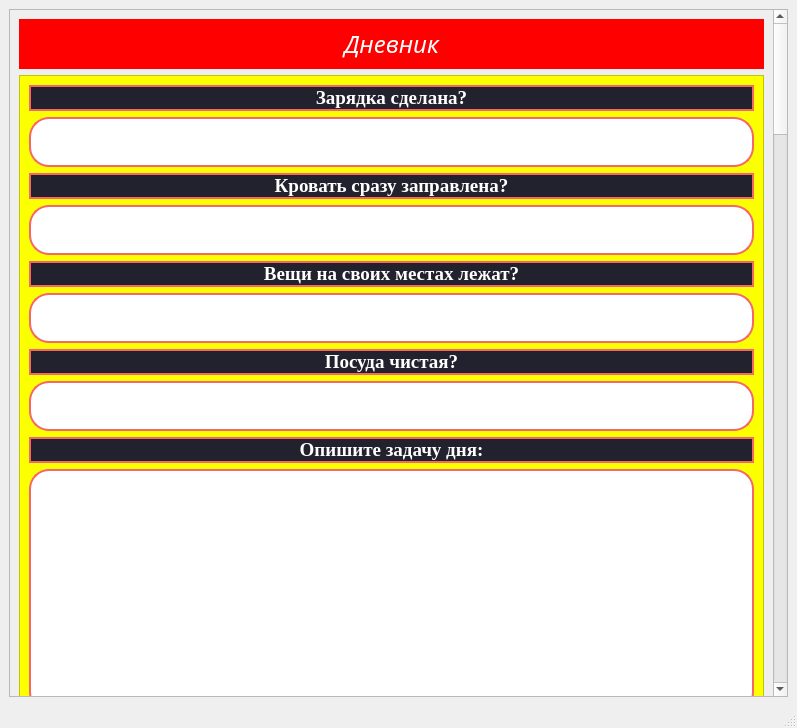
<?xml version="1.0" encoding="UTF-8"?>
<ui version="4.0">
 <class>MainWindow</class>
 <widget class="QMainWindow" name="MainWindow">
  <property name="geometry">
   <rect>
    <x>0</x>
    <y>0</y>
    <width>797</width>
    <height>728</height>
   </rect>
  </property>
  <property name="windowTitle">
   <string>MainWindow</string>
  </property>
  <widget class="QWidget" name="centralwidget">
   <layout class="QHBoxLayout" name="horizontalLayout">
    <item>
     <widget class="QScrollArea" name="scrollArea">
      <property name="widgetResizable">
       <bool>true</bool>
      </property>
      <widget class="QWidget" name="scrollAreaWidgetContents">
       <property name="geometry">
        <rect>
         <x>0</x>
         <y>-3115</y>
         <width>752</width>
         <height>4081</height>
        </rect>
       </property>
       <layout class="QGridLayout" name="gridLayout">
        <item row="0" column="0">
         <widget class="QLabel" name="label">
          <property name="minimumSize">
           <size>
            <width>0</width>
            <height>50</height>
           </size>
          </property>
          <property name="font">
           <font>
            <family>Monotype Corsiva</family>
            <pointsize>18</pointsize>
            <italic>true</italic>
           </font>
          </property>
          <property name="styleSheet">
           <string notr="true">background-color: #f00;
color: white</string>
          </property>
          <property name="text">
           <string>Дневник</string>
          </property>
          <property name="alignment">
           <set>Qt::AlignCenter</set>
          </property>
         </widget>
        </item>
        <item row="2" column="0">
         <layout class="QVBoxLayout" name="verticalLayout_2">
          <item>
           <widget class="QFrame" name="frame">
            <property name="minimumSize">
             <size>
              <width>0</width>
              <height>4000</height>
             </size>
            </property>
            <property name="styleSheet">
             <string notr="true">background-color: #fbff00
</string>
            </property>
            <property name="frameShape">
             <enum>QFrame::StyledPanel</enum>
            </property>
            <property name="frameShadow">
             <enum>QFrame::Raised</enum>
            </property>
            <layout class="QVBoxLayout" name="verticalLayout_3">
             <item>
              <widget class="QLabel" name="label_2">
               <property name="font">
                <font>
                 <family>Times New Roman</family>
                 <pointsize>14</pointsize>
                 <weight>75</weight>
                 <bold>true</bold>
                </font>
               </property>
               <property name="styleSheet">
                <string notr="true">color: white;
background-color: #22222e;
border: 2px solid #f66867;
border-radius: 20;</string>
               </property>
               <property name="text">
                <string>Зарядка сделана?</string>
               </property>
               <property name="alignment">
                <set>Qt::AlignCenter</set>
               </property>
              </widget>
             </item>
             <item>
              <widget class="QLineEdit" name="lineEdit">
               <property name="minimumSize">
                <size>
                 <width>0</width>
                 <height>50</height>
                </size>
               </property>
               <property name="font">
                <font>
                 <family>Times New Roman</family>
                 <pointsize>14</pointsize>
                </font>
               </property>
               <property name="styleSheet">
                <string notr="true">color: black;
background-color: #ffffff;
border: 2px solid #f66867;
border-radius: 20;</string>
               </property>
              </widget>
             </item>
             <item>
              <widget class="QLabel" name="label_4">
               <property name="font">
                <font>
                 <family>Times New Roman</family>
                 <pointsize>14</pointsize>
                 <weight>75</weight>
                 <bold>true</bold>
                </font>
               </property>
               <property name="styleSheet">
                <string notr="true">color: white;
background-color: #22222e;
border: 2px solid #f66867;
border-radius: 20;</string>
               </property>
               <property name="text">
                <string>Кровать сразу заправлена?</string>
               </property>
               <property name="alignment">
                <set>Qt::AlignCenter</set>
               </property>
              </widget>
             </item>
             <item>
              <widget class="QLineEdit" name="lineEdit_2">
               <property name="minimumSize">
                <size>
                 <width>0</width>
                 <height>50</height>
                </size>
               </property>
               <property name="font">
                <font>
                 <family>Times New Roman</family>
                 <pointsize>14</pointsize>
                </font>
               </property>
               <property name="styleSheet">
                <string notr="true">color: black;
background-color: #ffffff;
border: 2px solid #f66867;
border-radius: 20;</string>
               </property>
              </widget>
             </item>
             <item>
              <widget class="QLabel" name="label_6">
               <property name="font">
                <font>
                 <family>Times New Roman</family>
                 <pointsize>14</pointsize>
                 <weight>75</weight>
                 <bold>true</bold>
                </font>
               </property>
               <property name="styleSheet">
                <string notr="true">color: white;
background-color: #22222e;
border: 2px solid #f66867;
border-radius: 20;</string>
               </property>
               <property name="text">
                <string>Вещи на своих местах лежат?</string>
               </property>
               <property name="alignment">
                <set>Qt::AlignCenter</set>
               </property>
              </widget>
             </item>
             <item>
              <widget class="QLineEdit" name="lineEdit_3">
               <property name="minimumSize">
                <size>
                 <width>0</width>
                 <height>50</height>
                </size>
               </property>
               <property name="font">
                <font>
                 <family>Times New Roman</family>
                 <pointsize>14</pointsize>
                </font>
               </property>
               <property name="styleSheet">
                <string notr="true">color: black;
background-color: #ffffff;
border: 2px solid #f66867;
border-radius: 20;</string>
               </property>
              </widget>
             </item>
             <item>
              <widget class="QLabel" name="label_8">
               <property name="font">
                <font>
                 <family>Times New Roman</family>
                 <pointsize>14</pointsize>
                 <weight>75</weight>
                 <bold>true</bold>
                </font>
               </property>
               <property name="styleSheet">
                <string notr="true">color: white;
background-color: #22222e;
border: 2px solid #f66867;
border-radius: 20;</string>
               </property>
               <property name="text">
                <string>Посуда чистая?</string>
               </property>
               <property name="alignment">
                <set>Qt::AlignCenter</set>
               </property>
              </widget>
             </item>
             <item>
              <widget class="QLineEdit" name="lineEdit_4">
               <property name="minimumSize">
                <size>
                 <width>0</width>
                 <height>50</height>
                </size>
               </property>
               <property name="font">
                <font>
                 <family>Times New Roman</family>
                 <pointsize>14</pointsize>
                </font>
               </property>
               <property name="styleSheet">
                <string notr="true">color: black;
background-color: #ffffff;
border: 2px solid #f66867;
border-radius: 20;</string>
               </property>
              </widget>
             </item>
             <item>
              <widget class="QLabel" name="label_10">
               <property name="font">
                <font>
                 <family>Times New Roman</family>
                 <pointsize>14</pointsize>
                 <weight>75</weight>
                 <bold>true</bold>
                </font>
               </property>
               <property name="styleSheet">
                <string notr="true">color: white;
background-color: #22222e;
border: 2px solid #f66867;
border-radius: 20;</string>
               </property>
               <property name="text">
                <string>Опишите задачу дня:</string>
               </property>
               <property name="alignment">
                <set>Qt::AlignCenter</set>
               </property>
              </widget>
             </item>
             <item>
              <widget class="QTextEdit" name="textEdit">
               <property name="font">
                <font>
                 <family>Times New Roman</family>
                 <pointsize>14</pointsize>
                </font>
               </property>
               <property name="styleSheet">
                <string notr="true">color: black;
background-color: #ffffff;
border: 2px solid #f66867;
border-radius: 20;</string>
               </property>
              </widget>
             </item>
             <item>
              <widget class="QLabel" name="label_11">
               <property name="font">
                <font>
                 <family>Times New Roman</family>
                 <pointsize>14</pointsize>
                 <weight>75</weight>
                 <bold>true</bold>
                </font>
               </property>
               <property name="styleSheet">
                <string notr="true">color: white;
background-color: #22222e;
border: 2px solid #f66867;
border-radius: 20;</string>
               </property>
               <property name="text">
                <string>Выполнена или нет?</string>
               </property>
               <property name="alignment">
                <set>Qt::AlignCenter</set>
               </property>
              </widget>
             </item>
             <item>
              <widget class="QLineEdit" name="lineEdit_5">
               <property name="font">
                <font>
                 <family>Times New Roman</family>
                 <pointsize>14</pointsize>
                </font>
               </property>
               <property name="styleSheet">
                <string notr="true">color: black;
background-color: #ffffff;
border: 2px solid #f66867;
border-radius: 20;</string>
               </property>
              </widget>
             </item>
             <item>
              <widget class="QLabel" name="label_12">
               <property name="font">
                <font>
                 <family>Times New Roman</family>
                 <pointsize>14</pointsize>
                 <weight>75</weight>
                 <bold>true</bold>
                </font>
               </property>
               <property name="styleSheet">
                <string notr="true">color: white;
background-color: #22222e;
border: 2px solid #f66867;
border-radius: 20;</string>
               </property>
               <property name="text">
                <string>&lt;html&gt;&lt;head/&gt;&lt;body&gt;&lt;p align=&quot;center&quot;&gt;Три места, где вы сегодня проявили инициативу. &lt;/p&gt;&lt;p align=&quot;center&quot;&gt;Если не получилось, напишите почему.&lt;/p&gt;&lt;/body&gt;&lt;/html&gt;</string>
               </property>
               <property name="alignment">
                <set>Qt::AlignCenter</set>
               </property>
              </widget>
             </item>
             <item>
              <widget class="QTextEdit" name="textEdit_2">
               <property name="font">
                <font>
                 <family>Times New Roman</family>
                 <pointsize>14</pointsize>
                </font>
               </property>
               <property name="styleSheet">
                <string notr="true">color: black;
background-color: #ffffff;
border: 2px solid #f66867;
border-radius: 20;</string>
               </property>
              </widget>
             </item>
             <item>
              <widget class="QLabel" name="label_13">
               <property name="font">
                <font>
                 <family>Times New Roman</family>
                 <pointsize>14</pointsize>
                 <weight>75</weight>
                 <bold>true</bold>
                </font>
               </property>
               <property name="styleSheet">
                <string notr="true">color: white;
background-color: #22222e;
border: 2px solid #f66867;
border-radius: 20;</string>
               </property>
               <property name="text">
                <string>&lt;html&gt;&lt;head/&gt;&lt;body&gt;&lt;p align=&quot;center&quot;&gt;Три дела, которые вы сделали хорошо. &lt;br/&gt;Почему вы сделали хорошо?&lt;/p&gt;&lt;/body&gt;&lt;/html&gt;</string>
               </property>
               <property name="alignment">
                <set>Qt::AlignCenter</set>
               </property>
              </widget>
             </item>
             <item>
              <widget class="QTextEdit" name="textEdit_3">
               <property name="font">
                <font>
                 <family>Times New Roman</family>
                 <pointsize>14</pointsize>
                </font>
               </property>
               <property name="styleSheet">
                <string notr="true">color: black;
background-color: #ffffff;
border: 2px solid #f66867;
border-radius: 20;</string>
               </property>
              </widget>
             </item>
             <item>
              <widget class="QLabel" name="label_14">
               <property name="font">
                <font>
                 <family>Times New Roman</family>
                 <pointsize>14</pointsize>
                 <weight>75</weight>
                 <bold>true</bold>
                </font>
               </property>
               <property name="styleSheet">
                <string notr="true">color: white;
background-color: #22222e;
border: 2px solid #f66867;
border-radius: 20;</string>
               </property>
               <property name="text">
                <string>&lt;html&gt;&lt;head/&gt;&lt;body&gt;&lt;p align=&quot;center&quot;&gt;Три дела, которые вы сделали плохо. &lt;br/&gt;Как можно было сделать хорошо? &lt;/p&gt;&lt;/body&gt;&lt;/html&gt;</string>
               </property>
               <property name="alignment">
                <set>Qt::AlignCenter</set>
               </property>
              </widget>
             </item>
             <item>
              <widget class="QTextEdit" name="textEdit_4">
               <property name="font">
                <font>
                 <family>Times New Roman</family>
                 <pointsize>14</pointsize>
                </font>
               </property>
               <property name="styleSheet">
                <string notr="true">color: black;
background-color: #ffffff;
border: 2px solid #f66867;
border-radius: 20;</string>
               </property>
              </widget>
             </item>
             <item>
              <widget class="QLabel" name="label_15">
               <property name="font">
                <font>
                 <family>Times New Roman</family>
                 <pointsize>14</pointsize>
                 <weight>75</weight>
                 <bold>true</bold>
                </font>
               </property>
               <property name="styleSheet">
                <string notr="true">color: white;
background-color: #22222e;
border: 2px solid #f66867;
border-radius: 20;</string>
               </property>
               <property name="text">
                <string>&lt;html&gt;&lt;head/&gt;&lt;body&gt;&lt;p align=&quot;center&quot;&gt;Какую новую вещь вы сегодня сделали или&lt;br/&gt;какую старую сделали по-новому? &lt;/p&gt;&lt;/body&gt;&lt;/html&gt;</string>
               </property>
               <property name="alignment">
                <set>Qt::AlignCenter</set>
               </property>
              </widget>
             </item>
             <item>
              <widget class="QTextEdit" name="textEdit_5">
               <property name="font">
                <font>
                 <family>Times New Roman</family>
                 <pointsize>14</pointsize>
                </font>
               </property>
               <property name="styleSheet">
                <string notr="true">color: black;
background-color: #ffffff;
border: 2px solid #f66867;
border-radius: 20;</string>
               </property>
              </widget>
             </item>
             <item>
              <widget class="QLabel" name="label_16">
               <property name="font">
                <font>
                 <family>Times New Roman</family>
                 <pointsize>14</pointsize>
                 <weight>75</weight>
                 <bold>true</bold>
                </font>
               </property>
               <property name="styleSheet">
                <string notr="true">color: white;
background-color: #22222e;
border: 2px solid #f66867;
border-radius: 20;</string>
               </property>
               <property name="text">
                <string>&lt;html&gt;&lt;head/&gt;&lt;body&gt;&lt;p align=&quot;center&quot;&gt;Удалось не заниматься работой после часа Х? &lt;/p&gt;&lt;/body&gt;&lt;/html&gt;</string>
               </property>
               <property name="alignment">
                <set>Qt::AlignCenter</set>
               </property>
              </widget>
             </item>
             <item>
              <widget class="QTextEdit" name="textEdit_6">
               <property name="font">
                <font>
                 <family>Times New Roman</family>
                 <pointsize>14</pointsize>
                </font>
               </property>
               <property name="styleSheet">
                <string notr="true">color: black;
background-color: #ffffff;
border: 2px solid #f66867;
border-radius: 20;</string>
               </property>
              </widget>
             </item>
             <item>
              <widget class="QLabel" name="label_17">
               <property name="font">
                <font>
                 <family>Times New Roman</family>
                 <pointsize>14</pointsize>
                 <weight>75</weight>
                 <bold>true</bold>
                </font>
               </property>
               <property name="styleSheet">
                <string notr="true">color: white;
background-color: #22222e;
border: 2px solid #f66867;
border-radius: 20;</string>
               </property>
               <property name="text">
                <string>&lt;html&gt;&lt;head/&gt;&lt;body&gt;&lt;p align=&quot;center&quot;&gt;Физкультура сегодня была? &lt;/p&gt;&lt;/body&gt;&lt;/html&gt;</string>
               </property>
               <property name="alignment">
                <set>Qt::AlignCenter</set>
               </property>
              </widget>
             </item>
             <item>
              <widget class="QTextEdit" name="textEdit_7">
               <property name="font">
                <font>
                 <family>Times New Roman</family>
                 <pointsize>14</pointsize>
                </font>
               </property>
               <property name="styleSheet">
                <string notr="true">color: black;
background-color: #ffffff;
border: 2px solid #f66867;
border-radius: 20;</string>
               </property>
              </widget>
             </item>
             <item>
              <widget class="QLabel" name="label_18">
               <property name="font">
                <font>
                 <family>Times New Roman</family>
                 <pointsize>14</pointsize>
                 <weight>75</weight>
                 <bold>true</bold>
                </font>
               </property>
               <property name="styleSheet">
                <string notr="true">color: white;
background-color: #22222e;
border: 2px solid #f66867;
border-radius: 20;</string>
               </property>
               <property name="text">
                <string>&lt;html&gt;&lt;head/&gt;&lt;body&gt;&lt;p align=&quot;center&quot;&gt;Медитировали?&lt;/p&gt;&lt;/body&gt;&lt;/html&gt;</string>
               </property>
               <property name="alignment">
                <set>Qt::AlignCenter</set>
               </property>
              </widget>
             </item>
             <item>
              <widget class="QTextEdit" name="textEdit_8">
               <property name="font">
                <font>
                 <family>Times New Roman</family>
                 <pointsize>14</pointsize>
                </font>
               </property>
               <property name="styleSheet">
                <string notr="true">color: black;
background-color: #ffffff;
border: 2px solid #f66867;
border-radius: 20;</string>
               </property>
              </widget>
             </item>
             <item>
              <widget class="QLabel" name="label_19">
               <property name="font">
                <font>
                 <family>Times New Roman</family>
                 <pointsize>14</pointsize>
                 <weight>75</weight>
                 <bold>true</bold>
                </font>
               </property>
               <property name="styleSheet">
                <string notr="true">color: white;
background-color: #22222e;
border: 2px solid #f66867;
border-radius: 20;</string>
               </property>
               <property name="text">
                <string>&lt;html&gt;&lt;head/&gt;&lt;body&gt;&lt;p align=&quot;center&quot;&gt;За что вы сегодня были благодарны? &lt;/p&gt;&lt;/body&gt;&lt;/html&gt;</string>
               </property>
               <property name="alignment">
                <set>Qt::AlignCenter</set>
               </property>
              </widget>
             </item>
             <item>
              <widget class="QTextEdit" name="textEdit_9">
               <property name="font">
                <font>
                 <family>Times New Roman</family>
                 <pointsize>14</pointsize>
                </font>
               </property>
               <property name="styleSheet">
                <string notr="true">color: black;
background-color: #ffffff;
border: 2px solid #f66867;
border-radius: 20;</string>
               </property>
              </widget>
             </item>
             <item>
              <widget class="QLabel" name="label_20">
               <property name="font">
                <font>
                 <family>Times New Roman</family>
                 <pointsize>14</pointsize>
                 <weight>75</weight>
                 <bold>true</bold>
                </font>
               </property>
               <property name="styleSheet">
                <string notr="true">color: white;
background-color: #22222e;
border: 2px solid #f66867;
border-radius: 20;</string>
               </property>
               <property name="text">
                <string>&lt;html&gt;&lt;head/&gt;&lt;body&gt;&lt;p align=&quot;center&quot;&gt;Сколько денег отправили на благотворительность? &lt;/p&gt;&lt;/body&gt;&lt;/html&gt;</string>
               </property>
               <property name="alignment">
                <set>Qt::AlignCenter</set>
               </property>
              </widget>
             </item>
             <item>
              <widget class="QTextEdit" name="textEdit_10">
               <property name="font">
                <font>
                 <family>Times New Roman</family>
                 <pointsize>14</pointsize>
                </font>
               </property>
               <property name="styleSheet">
                <string notr="true">color: black;
background-color: #ffffff;
border: 2px solid #f66867;
border-radius: 20;</string>
               </property>
              </widget>
             </item>
             <item>
              <widget class="QLabel" name="label_21">
               <property name="font">
                <font>
                 <family>Times New Roman</family>
                 <pointsize>14</pointsize>
                 <weight>75</weight>
                 <bold>true</bold>
                </font>
               </property>
               <property name="styleSheet">
                <string notr="true">color: white;
background-color: #22222e;
border: 2px solid #f66867;
border-radius: 20;</string>
               </property>
               <property name="text">
                <string>&lt;html&gt;&lt;head/&gt;&lt;body&gt;&lt;p align=&quot;center&quot;&gt;Ловили себя на мысли, когда хотели сдаться?&lt;br/&gt;Что предприняли при этом? &lt;/p&gt;&lt;/body&gt;&lt;/html&gt;</string>
               </property>
               <property name="alignment">
                <set>Qt::AlignCenter</set>
               </property>
              </widget>
             </item>
             <item>
              <widget class="QTextEdit" name="textEdit_11">
               <property name="font">
                <font>
                 <family>Times New Roman</family>
                 <pointsize>14</pointsize>
                </font>
               </property>
               <property name="styleSheet">
                <string notr="true">color: black;
background-color: #ffffff;
border: 2px solid #f66867;
border-radius: 20;</string>
               </property>
              </widget>
             </item>
             <item>
              <widget class="QLabel" name="label_22">
               <property name="font">
                <font>
                 <family>Times New Roman</family>
                 <pointsize>14</pointsize>
                 <weight>75</weight>
                 <bold>true</bold>
                </font>
               </property>
               <property name="styleSheet">
                <string notr="true">color: white;
background-color: #22222e;
border: 2px solid #f66867;
border-radius: 20;</string>
               </property>
               <property name="text">
                <string>&lt;html&gt;&lt;head/&gt;&lt;body&gt;&lt;p align=&quot;center&quot;&gt;Составьте список тех дел, которые вам нужно&lt;br/&gt;выполнить завтра:&lt;/p&gt;&lt;/body&gt;&lt;/html&gt;</string>
               </property>
               <property name="alignment">
                <set>Qt::AlignCenter</set>
               </property>
              </widget>
             </item>
             <item>
              <widget class="QTextEdit" name="textEdit_12">
               <property name="font">
                <font>
                 <family>Times New Roman</family>
                 <pointsize>14</pointsize>
                </font>
               </property>
               <property name="styleSheet">
                <string notr="true">color: black;
background-color: #ffffff;
border: 2px solid #f66867;
border-radius: 20;</string>
               </property>
              </widget>
             </item>
             <item>
              <widget class="QPushButton" name="pushButton">
               <property name="font">
                <font>
                 <family>Times New Romanow,sans-serif</family>
                 <pointsize>-1</pointsize>
                 <underline>false</underline>
                 <strikeout>false</strikeout>
                </font>
               </property>
               <property name="styleSheet">
                <string notr="true">QPushButton {
	color: rgb(255, 0, 0);
	text-decoration: none;
	border: 3px solid #218294;
	background-color: #ffffff;
	display: block;
	text-transform: uppercase;
	position: relative;
	transition: 0.5s;
	overflow: hidden;
	font-family: Times New Romanow, sans-serif;
font-size: 30px;
}

QPushButton::before,
QPushButton::after {
	position: absolute;
	content: '';
	width: 100%;
	height: 100%;
	background: #218294;
	top: 0;
	left: -100%;
	opacity: 0.5;
	transition: 0.3s;
	z-index: -1;
}

QPushButton::after {
	opacity: 1;
}

QPushButton:hover {
	color: #ffffff
}

QPushButton:hover::before,
QPushButton:hover::after {
	left: 0;
	transition-delay: .2s;
}

QPushButton: pressed {
	background-color: rgb(81, 12, 255);
}
</string>
               </property>
               <property name="text">
                <string>Записать</string>
               </property>
              </widget>
             </item>
            </layout>
           </widget>
          </item>
         </layout>
        </item>
       </layout>
      </widget>
     </widget>
    </item>
   </layout>
  </widget>
  <widget class="QMenuBar" name="menubar">
   <property name="geometry">
    <rect>
     <x>0</x>
     <y>0</y>
     <width>797</width>
     <height>26</height>
    </rect>
   </property>
  </widget>
  <widget class="QStatusBar" name="statusbar"/>
 </widget>
 <resources/>
 <connections/>
</ui>
